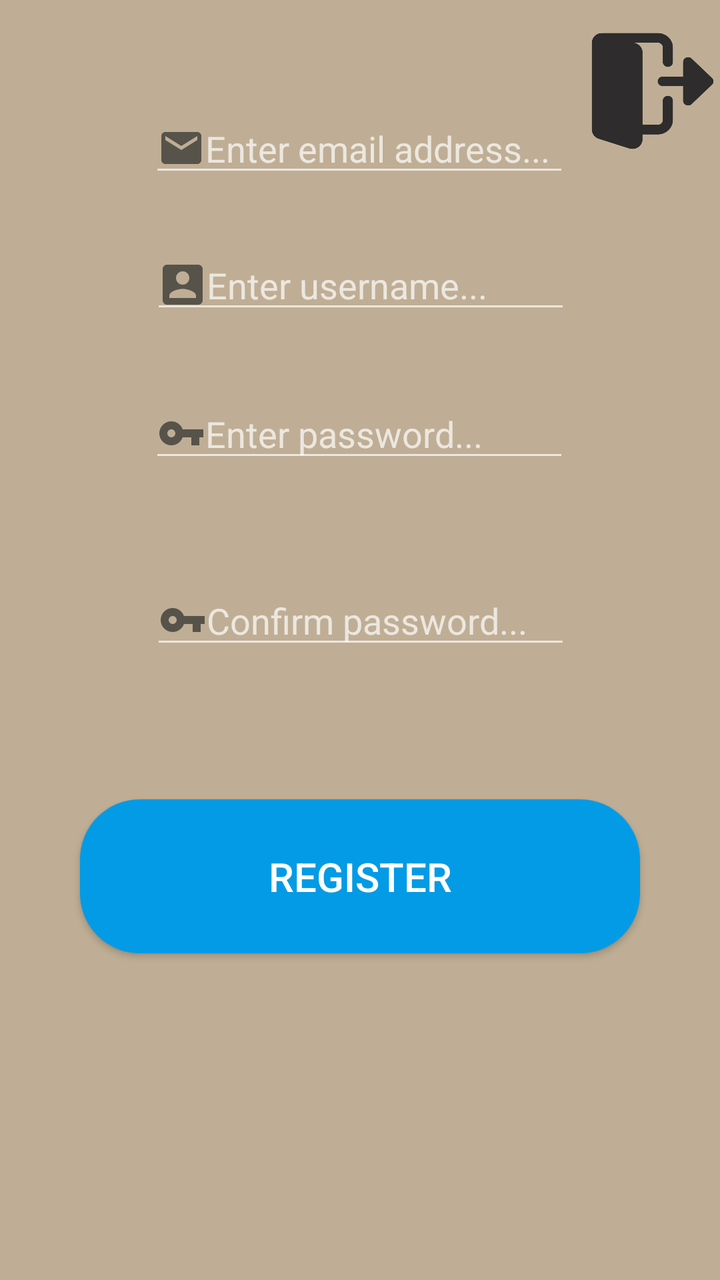
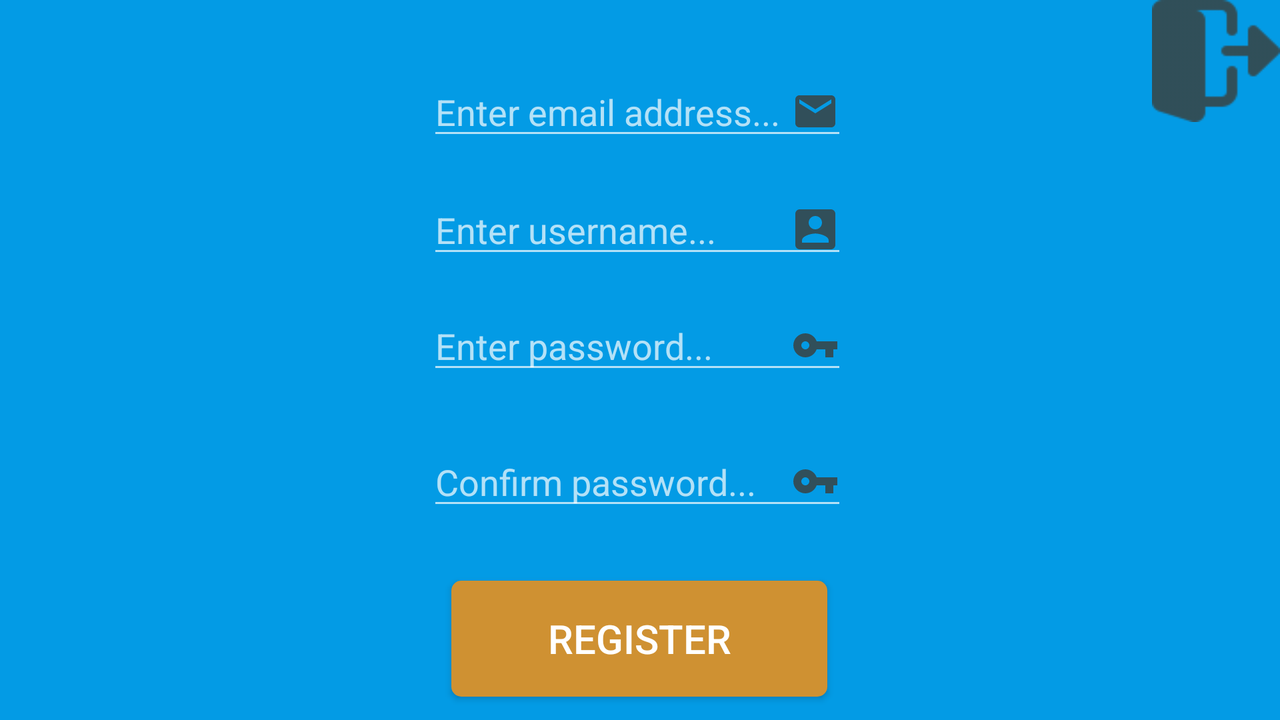

One screen, two layout resources from the same app: the default and the repository's alternative for another configuration. Each is rendered where Android would select it; the XML of both is given below.
<!-- AndroidManifest.xml: application theme Theme.AppCompat.NoActionBar -->
<!-- res/layout/activity_registration.xml -->
<?xml version="1.0" encoding="utf-8"?>
<androidx.constraintlayout.widget.ConstraintLayout xmlns:android="http://schemas.android.com/apk/res/android"
    xmlns:app="http://schemas.android.com/apk/res-auto"
    xmlns:tools="http://schemas.android.com/tools"
    android:layout_width="match_parent"
    android:layout_height="match_parent"
    android:background="#BFAE95"
    tools:context=".Activities.RegistrationActivity">

    <com.google.android.material.textfield.TextInputEditText
        android:id="@+id/etMail"
        android:layout_width="wrap_content"
        android:layout_height="wrap_content"
        android:autofillHints=""
        android:drawableLeft="@drawable/email_icon"
        android:ems="10"
        android:hint="@string/enter_email_address"
        android:inputType="textEmailAddress"
        app:layout_constraintBottom_toTopOf="@+id/etName"
        app:layout_constraintEnd_toEndOf="parent"
        app:layout_constraintHorizontal_bias="0.497"
        app:layout_constraintStart_toStartOf="parent"
        app:layout_constraintTop_toTopOf="parent"
        app:layout_constraintVertical_bias="0.659" />

    <com.google.android.material.textfield.TextInputEditText
        android:id="@+id/etConfPass"
        android:layout_width="wrap_content"
        android:layout_height="wrap_content"
        android:layout_marginTop="44dp"
        android:autofillHints=""
        android:drawableLeft="@drawable/password_icon"
        android:ems="10"
        android:hint="@string/confirm_password"
        android:inputType="textPassword"
        app:layout_constraintBottom_toTopOf="@+id/registerButton"
        app:layout_constraintEnd_toEndOf="parent"
        app:layout_constraintHorizontal_bias="0.502"
        app:layout_constraintStart_toStartOf="parent"
        app:layout_constraintTop_toBottomOf="@+id/etPass"
        app:layout_constraintVertical_bias="0.102" />

    <com.google.android.material.textfield.TextInputEditText
        android:id="@+id/etPass"
        android:layout_width="wrap_content"
        android:layout_height="wrap_content"
        android:layout_marginBottom="404dp"
        android:autofillHints=""
        android:drawableLeft="@drawable/password_icon"
        android:ems="10"
        android:hint="@string/enter_password"
        android:inputType="textPassword"
        app:layout_constraintBottom_toBottomOf="parent"
        app:layout_constraintEnd_toEndOf="parent"
        app:layout_constraintHorizontal_bias="0.497"
        app:layout_constraintStart_toStartOf="parent" />

    <com.google.android.material.textfield.TextInputEditText
        android:id="@+id/etName"
        android:layout_width="wrap_content"
        android:layout_height="wrap_content"
        android:autofillHints=""
        android:drawableLeft="@drawable/username_icon"
        android:ems="10"
        android:hint="@string/enter_username"
        android:inputType="textPersonName"
        app:layout_constraintBottom_toTopOf="@+id/etPass"
        app:layout_constraintEnd_toEndOf="parent"
        app:layout_constraintHorizontal_bias="0.502"
        app:layout_constraintStart_toStartOf="parent"
        app:layout_constraintTop_toTopOf="parent"
        app:layout_constraintVertical_bias="0.784" />

    <Button
        android:id="@+id/registerButton"
        android:layout_width="280dp"
        android:layout_height="77dp"
        android:background="@drawable/shadow_button"
        android:onClick="register"
        android:text="@string/register"
        android:textSize="20sp"
        android:elevation="1dp"
        app:layout_constraintBottom_toBottomOf="parent"
        app:layout_constraintEnd_toEndOf="parent"
        app:layout_constraintStart_toStartOf="parent"
        app:layout_constraintTop_toBottomOf="@+id/etPass" />

    <ImageView
        android:id="@+id/btnBack"
        android:layout_width="64dp"
        android:layout_height="61dp"
        android:background="@drawable/logout_icon"
        android:onClick="btnBackClick"
        app:layout_constraintBottom_toBottomOf="parent"
        app:layout_constraintEnd_toEndOf="parent"
        app:layout_constraintHorizontal_bias="0.994"
        app:layout_constraintStart_toStartOf="parent"
        app:layout_constraintTop_toTopOf="parent"
        app:layout_constraintVertical_bias="0.0"
        android:layout_marginTop="15dp"
        app:srcCompat="@drawable/effect_button_image" />

</androidx.constraintlayout.widget.ConstraintLayout>
<!-- resources referenced by this layout -->
<resources>
  <!-- drawable effect_button_image (drawable) -->
  <?xml version="1.0" encoding="utf-8"?>
  <ripple xmlns:android="http://schemas.android.com/apk/res/android"
      android:color="@color/light_blue_900">
  
      <item
          android:id="@android:id/mask"
          android:drawable="@color/light_blue_900"/>
  
  </ripple>
  <!-- drawable email_icon (drawable-anydpi) -->
  <vector xmlns:android="http://schemas.android.com/apk/res/android"
      android:width="24dp"
      android:height="24dp"
      android:viewportWidth="24"
      android:viewportHeight="24"
      android:tint="#3C3C36"
      android:alpha="0.8">
    <path
        android:fillColor="@android:color/white"
        android:pathData="M20,4L4,4c-1.1,0 -1.99,0.9 -1.99,2L2,18c0,1.1 0.9,2 2,2h16c1.1,0 2,-0.9 2,-2L22,6c0,-1.1 -0.9,-2 -2,-2zM20,8l-8,5 -8,-5L4,6l8,5 8,-5v2z"/>
  </vector>
  <!-- drawable logout_icon: png bitmap (drawable, 6048 bytes) -->
  <!-- drawable password_icon (drawable-anydpi) -->
  <vector xmlns:android="http://schemas.android.com/apk/res/android"
      android:width="24dp"
      android:height="24dp"
      android:viewportWidth="24"
      android:viewportHeight="24"
      android:tint="#3C3C36"
      android:alpha="0.8">
    <path
        android:fillColor="@android:color/white"
        android:pathData="M12.65,10C11.83,7.67 9.61,6 7,6c-3.31,0 -6,2.69 -6,6s2.69,6 6,6c2.61,0 4.83,-1.67 5.65,-4H17v4h4v-4h2v-4H12.65zM7,14c-1.1,0 -2,-0.9 -2,-2s0.9,-2 2,-2 2,0.9 2,2 -0.9,2 -2,2z"/>
  </vector>
  <!-- drawable shadow_button (drawable) -->
  <?xml version="1.0" encoding="utf-8"?>
  <shape xmlns:android="http://schemas.android.com/apk/res/android"
      android:shape="rectangle">
      <solid android:color="@color/light_blue_600"/>
      <corners android:radius="30dp"/>
  </shape>
  <!-- drawable username_icon (drawable-anydpi) -->
  <vector xmlns:android="http://schemas.android.com/apk/res/android"
      android:width="24dp"
      android:height="24dp"
      android:viewportWidth="24"
      android:viewportHeight="24"
      android:tint="#3C3C36"
      android:alpha="0.8">
    <group android:scaleX="1.1111112"
        android:scaleY="1.1111112"
        android:translateX="-1.3333334"
        android:translateY="-1.3333334">
      <path
          android:fillColor="@android:color/white"
          android:pathData="M3,5v14c0,1.1 0.89,2 2,2h14c1.1,0 2,-0.9 2,-2L21,5c0,-1.1 -0.9,-2 -2,-2L5,3c-1.11,0 -2,0.9 -2,2zM15,9c0,1.66 -1.34,3 -3,3s-3,-1.34 -3,-3 1.34,-3 3,-3 3,1.34 3,3zM6,17c0,-2 4,-3.1 6,-3.1s6,1.1 6,3.1v1L6,18v-1z"/>
    </group>
  </vector>
  <string name="confirm_password">Confirm password...</string>
  <string name="enter_email_address">Enter email address...</string>
  <string name="enter_password">Enter password...</string>
  <string name="enter_username">Enter username...</string>
  <string name="register">Register</string>
  <color name="light_blue_900">#FF01579B</color>
  <color name="light_blue_600">#FF039BE5</color>
</resources>
<!-- res/layout-land/activity_registration.xml (the repository's variant of the layout above) -->
<!-- drawn on the phone turned sideways -->
<?xml version="1.0" encoding="utf-8"?>
<androidx.constraintlayout.widget.ConstraintLayout xmlns:android="http://schemas.android.com/apk/res/android"
    xmlns:app="http://schemas.android.com/apk/res-auto"
    xmlns:tools="http://schemas.android.com/tools"
    android:layout_width="match_parent"
    android:layout_height="match_parent"
    android:background="@color/light_blue_600"
    tools:context=".Activities.RegistrationActivity">

    <EditText
        android:id="@+id/etMail"
        android:layout_width="wrap_content"
        android:layout_height="wrap_content"
        android:autofillHints=""
        android:drawableRight="@drawable/email_icon"
        android:ems="10"
        android:hint="@string/enter_email_address"
        android:inputType="textEmailAddress"
        app:layout_constraintBottom_toTopOf="@+id/etName"
        app:layout_constraintEnd_toEndOf="parent"
        app:layout_constraintHorizontal_bias="0.497"
        app:layout_constraintStart_toStartOf="parent"
        app:layout_constraintTop_toTopOf="parent"
        app:layout_constraintVertical_bias="0.659" />

    <EditText
        android:id="@+id/etConfPass"
        android:layout_width="wrap_content"
        android:layout_height="wrap_content"
        android:layout_marginTop="68dp"
        android:autofillHints=""
        android:drawableRight="@drawable/password_icon"
        android:ems="10"
        android:hint="@string/confirm_password"
        android:inputType="textPassword"
        app:layout_constraintBottom_toBottomOf="parent"
        app:layout_constraintEnd_toEndOf="parent"
        app:layout_constraintHorizontal_bias="0.497"
        app:layout_constraintStart_toStartOf="parent"
        app:layout_constraintTop_toTopOf="@+id/etPass"
        app:layout_constraintVertical_bias="0.0" />

    <EditText
        android:id="@+id/etPass"
        android:layout_width="wrap_content"
        android:layout_height="wrap_content"
        android:layout_marginBottom="168dp"
        android:autofillHints=""
        android:drawableRight="@drawable/password_icon"
        android:ems="10"
        android:hint="@string/enter_password"
        android:inputType="textPassword"
        app:layout_constraintBottom_toBottomOf="parent"
        app:layout_constraintEnd_toEndOf="parent"
        app:layout_constraintHorizontal_bias="0.497"
        app:layout_constraintStart_toStartOf="parent" />

    <EditText
        android:id="@+id/etName"
        android:layout_width="wrap_content"
        android:layout_height="wrap_content"
        android:autofillHints=""
        android:drawableRight="@drawable/username_icon"
        android:ems="10"
        android:hint="@string/enter_username"
        android:inputType="textPersonName"
        app:layout_constraintBottom_toTopOf="@+id/etPass"
        app:layout_constraintEnd_toEndOf="parent"
        app:layout_constraintHorizontal_bias="0.497"
        app:layout_constraintStart_toStartOf="parent"
        app:layout_constraintTop_toTopOf="parent"
        app:layout_constraintVertical_bias="0.849" />

    <Button
        android:id="@+id/registerButton"
        android:layout_width="188dp"
        android:layout_height="58dp"
        android:background="@drawable/effect_button"
        android:onClick="register"
        android:text="@string/register"
        android:textSize="20sp"
        app:layout_constraintBottom_toBottomOf="parent"
        app:layout_constraintEnd_toEndOf="parent"
        app:layout_constraintHorizontal_bias="0.499"
        app:layout_constraintStart_toStartOf="parent"
        app:layout_constraintTop_toBottomOf="@+id/etPass"
        app:layout_constraintVertical_bias="0.893" />

    <ImageView
        android:id="@+id/btnBack"
        android:layout_width="64dp"
        android:layout_height="61dp"
        android:background="@drawable/back_icon"
        android:onClick="btnBackClick"
        app:layout_constraintBottom_toBottomOf="parent"
        app:layout_constraintEnd_toEndOf="parent"
        app:layout_constraintHorizontal_bias="1.0"
        app:layout_constraintStart_toStartOf="parent"
        app:layout_constraintTop_toTopOf="parent"
        app:layout_constraintVertical_bias="0.0"
        app:srcCompat="@drawable/effect_button_image" />

</androidx.constraintlayout.widget.ConstraintLayout>
<!-- resources referenced by the variant -->
<!-- as the phone turned sideways resolves them -->
<resources>
  <color name="light_blue_600">#FF039BE5</color>
  <!-- drawable back_icon: png bitmap (drawable, 3767 bytes) -->
  <!-- drawable effect_button (drawable) -->
  <?xml version="1.0" encoding="utf-8"?>
  <ripple xmlns:android="http://schemas.android.com/apk/res/android"
      android:color="#000000">
  
      <item>
          <shape android:shape="rectangle">
              <solid android:color="@color/gold"
                  android:alpha="0.9"/>
            <corners android:radius="5dp" />
          </shape>
      </item>
  
  </ripple>
  <!-- drawable effect_button_image (drawable) -->
  <?xml version="1.0" encoding="utf-8"?>
  <ripple xmlns:android="http://schemas.android.com/apk/res/android"
      android:color="@color/light_blue_900">
  
      <item
          android:id="@android:id/mask"
          android:drawable="@color/light_blue_900"/>
  
  </ripple>
  <!-- drawable email_icon (drawable-anydpi) -->
  <vector xmlns:android="http://schemas.android.com/apk/res/android"
      android:width="24dp"
      android:height="24dp"
      android:viewportWidth="24"
      android:viewportHeight="24"
      android:tint="#3C3C36"
      android:alpha="0.8">
    <path
        android:fillColor="@android:color/white"
        android:pathData="M20,4L4,4c-1.1,0 -1.99,0.9 -1.99,2L2,18c0,1.1 0.9,2 2,2h16c1.1,0 2,-0.9 2,-2L22,6c0,-1.1 -0.9,-2 -2,-2zM20,8l-8,5 -8,-5L4,6l8,5 8,-5v2z"/>
  </vector>
  <!-- drawable password_icon (drawable-anydpi) -->
  <vector xmlns:android="http://schemas.android.com/apk/res/android"
      android:width="24dp"
      android:height="24dp"
      android:viewportWidth="24"
      android:viewportHeight="24"
      android:tint="#3C3C36"
      android:alpha="0.8">
    <path
        android:fillColor="@android:color/white"
        android:pathData="M12.65,10C11.83,7.67 9.61,6 7,6c-3.31,0 -6,2.69 -6,6s2.69,6 6,6c2.61,0 4.83,-1.67 5.65,-4H17v4h4v-4h2v-4H12.65zM7,14c-1.1,0 -2,-0.9 -2,-2s0.9,-2 2,-2 2,0.9 2,2 -0.9,2 -2,2z"/>
  </vector>
  <!-- drawable username_icon (drawable-anydpi) -->
  <vector xmlns:android="http://schemas.android.com/apk/res/android"
      android:width="24dp"
      android:height="24dp"
      android:viewportWidth="24"
      android:viewportHeight="24"
      android:tint="#3C3C36"
      android:alpha="0.8">
    <group android:scaleX="1.1111112"
        android:scaleY="1.1111112"
        android:translateX="-1.3333334"
        android:translateY="-1.3333334">
      <path
          android:fillColor="@android:color/white"
          android:pathData="M3,5v14c0,1.1 0.89,2 2,2h14c1.1,0 2,-0.9 2,-2L21,5c0,-1.1 -0.9,-2 -2,-2L5,3c-1.11,0 -2,0.9 -2,2zM15,9c0,1.66 -1.34,3 -3,3s-3,-1.34 -3,-3 1.34,-3 3,-3 3,1.34 3,3zM6,17c0,-2 4,-3.1 6,-3.1s6,1.1 6,3.1v1L6,18v-1z"/>
    </group>
  </vector>
  <string name="confirm_password">Confirm password...</string>
  <string name="enter_email_address">Enter email address...</string>
  <string name="enter_password">Enter password...</string>
  <string name="enter_username">Enter username...</string>
  <string name="register">Register</string>
  <color name="gold">#CF9132</color>
  <color name="light_blue_900">#FF01579B</color>
</resources>
